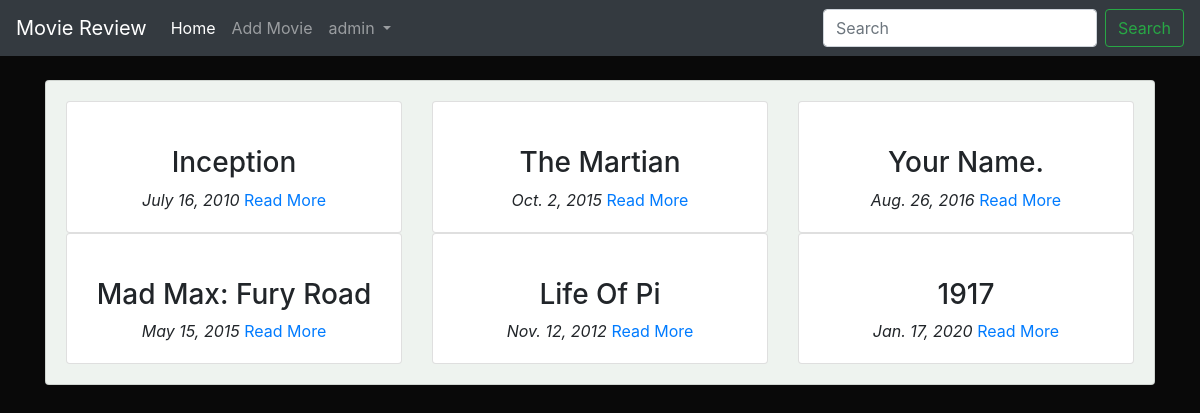
The app's page / (signed in) with its own data.
### main/models.py (models this page shows, shortened)
class Movie(models.Model):
    name = models.CharField(max_length=300)
    director = models.CharField(max_length=300)
    cast = models.CharField(max_length=300)
    description = models.TextField(max_length=5000)
    release_date = models.DateField()
    averagerating = models.FloatField(default=0)
    image = models.URLField(default=None, null=True)

### main/views.py (the view)
# urls.py: path('', views.home, name="home"),
def home(request):
    query = request.GET.get("title")
    allMovies = None
    if query:
        allMovies = Movie.objects.filter(name__icontains=query)
    else:
        allMovies = Movie.objects.all()
        print('allMovies')
    context = {
        "movies":allMovies,
    }
    return render(request, 'main/index.html', context)

### main/templates/main/index.html (shortened to what this page needs)
{% extends 'main/base.html' %}
{% block content %}
<div class="container">
    <br>
    <div class="card" id="backdrop">
        <div class="card-body">
            <div class="row">
                {% for movie in movies %}
                <div class="col-md-4">
                    <div class="card">
                        <div class="card-body">
                        <div class="text-center">
                        <h3 class="text-center">{{ movie.name }}</h3>
                        <i class="text-center">{{ movie.release_date }}</i>
                        <a href="{% url 'main:detail' movie.id %}">Read More</a>
                    </div>
                    </div>
                    </div>
                </div>
                {% endfor %}
            </div>
        </div>
    </div>
</div>
{% endblock %}

### main/templates/main/base.html (shortened to what this page needs)
<!doctype html>
<html lang="en">
  <head>
    <link rel="stylesheet" href="https://maxcdn.bootstrapcdn.com/bootstrap/4.0.0/css/bootstrap.min.css">
    {% load static %}
    <link rel="stylesheet" href="{% static 'css/main.css' %}">
  </head>
  <body>
    <nav class="navbar navbar-expand-lg navbar-dark bg-dark text-white">
        <a class="navbar-brand" href="{% url 'main:home' %}">Movie Review</a>
        <div class="collapse navbar-collapse" id="navbarSupportedContent">
          <ul class="navbar-nav mr-auto">
            <li class="nav-item active">
              <a class="nav-link" href="{% url 'main:home' %}">Home <span class="sr-only">(current)</span></a>
            </li>
            <li class="nav-item">
              <a class="nav-link" href="{% url 'main:add_movies' %}">Add Movie</a>
            </li>
            {% if user.is_authenticated %}
            <li class="nav-item dropdown">
              <a class="nav-link dropdown-toggle" href="#" id="navbarDropdown" role="button" data-toggle="dropdown" aria-haspopup="true" aria-expanded="false">
                {{ user.username }}
              </a>
            </li>
            {% endif %}
          </ul>
          <form class="form-inline my-2 my-lg-0" method="GET" action="{% url 'main:home' %}">
            <input class="form-control mr-sm-2" type="search" placeholder="Search" aria-label="Search" name="title">
            <button class="btn btn-outline-success my-2 my-sm-0" type="submit">Search</button>
          </form>
        </div>
      </nav>
    {% block content %}
    {% endblock %}
  </body>
</html>

### main/static/css/main.css (style rules this page uses)
body { background-color: #090909; }
#backdrop { background-color: #eef3ef; }

### records on screen
Movie: name "Inception", release_date "July 16, 2010"
Movie: name "The Martian", release_date "Oct. 2, 2015"
Movie: name "Your Name.", release_date "Aug. 26, 2016"
Movie: name "Mad Max: Fury Road", release_date "May 15, 2015"
Movie: name "Life Of Pi", release_date "Nov. 12, 2012"
Movie: name "1917", release_date "Jan. 17, 2020"

### other values on screen
{{ user.username }} "admin"
